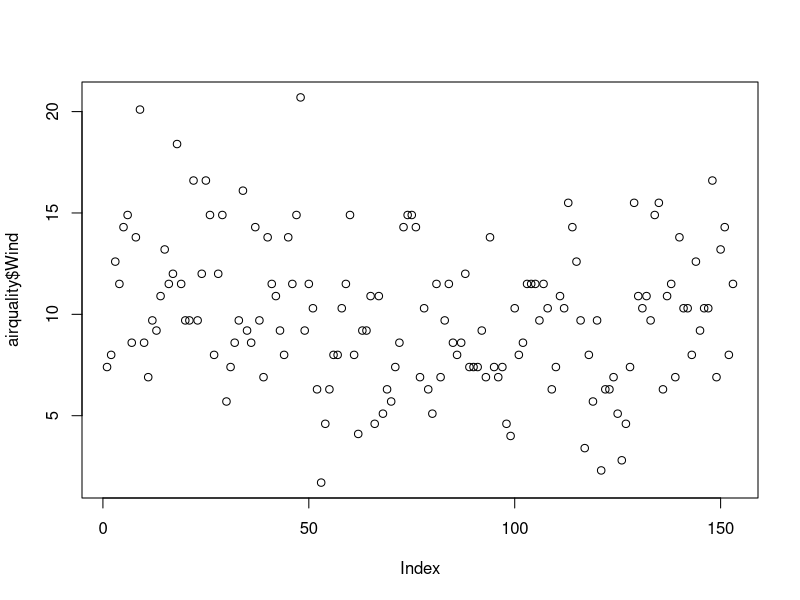
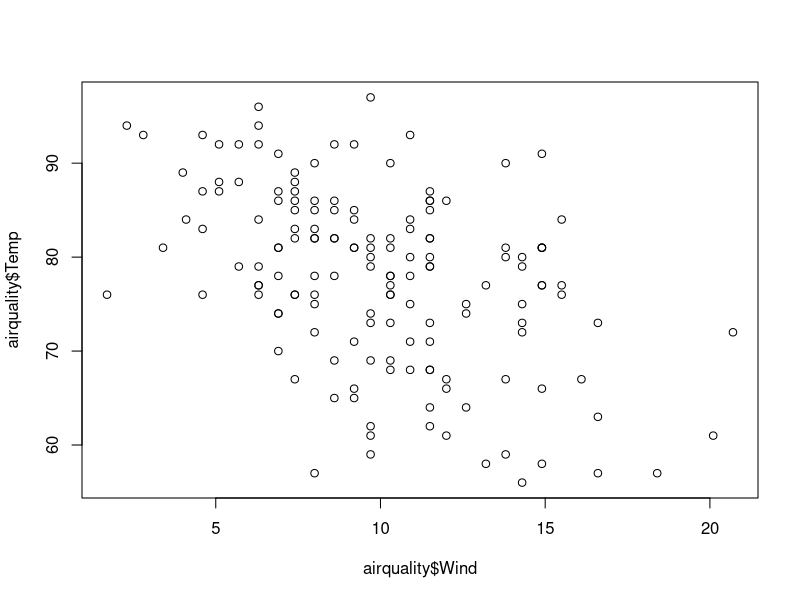
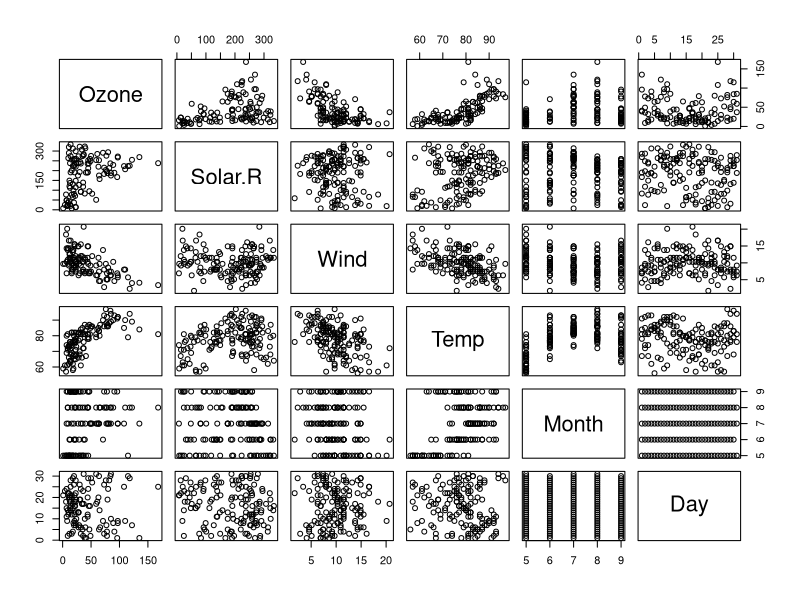
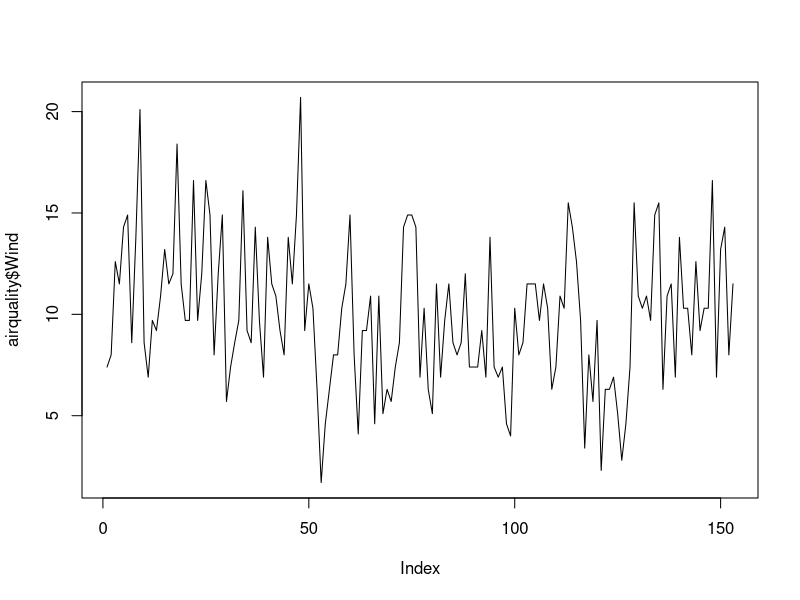
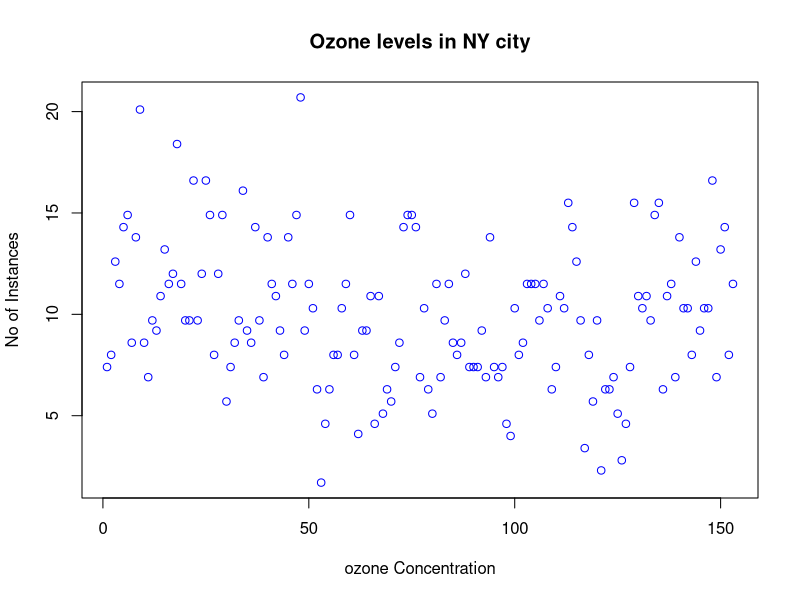
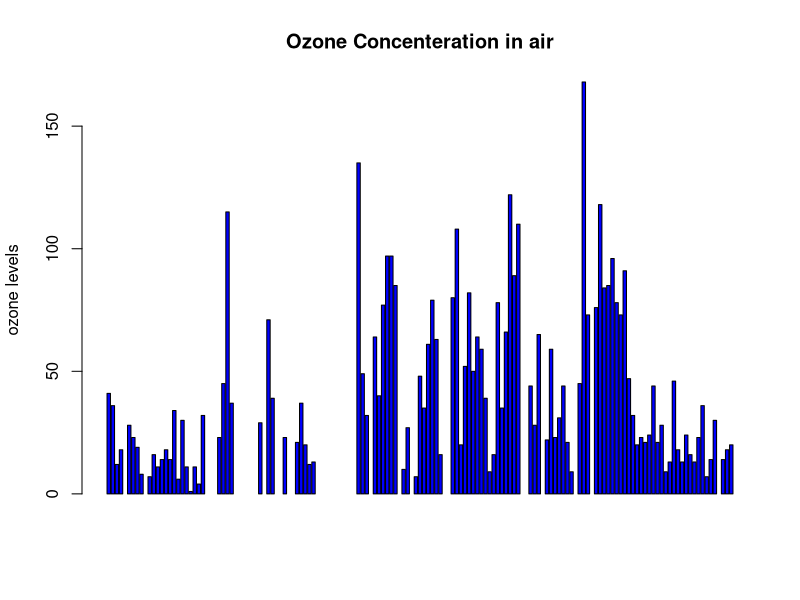
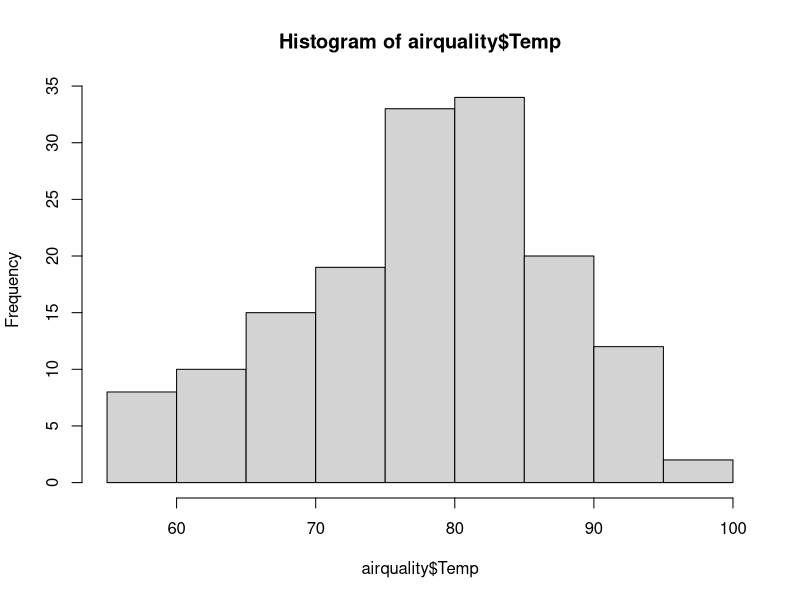
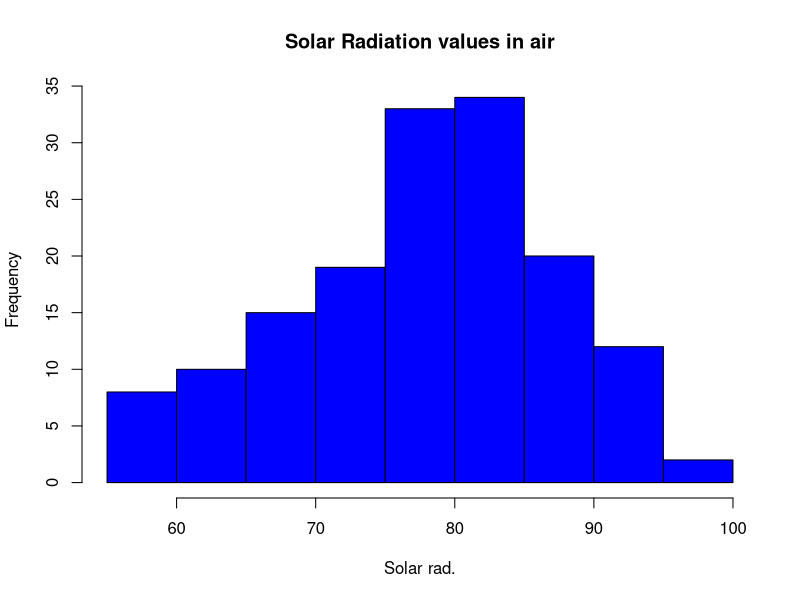

Write R code to recreate these figures, in order.
# airqualilty dataset to read
airquality<- datasets::airquality
# to read top 10 and last 10 rows
head(airquality,10)
tail(airquality,10)
#to read colums
airquality[,c(1,2)]
df<-airquality[,-6]
#to find the sumary of variables  individually
summary(airquality[,1])
summary(airquality$Wind)
summary(airquality$Ozone)
summary(airquality$Solar.R)
summary(airquality$Temp)
summary(airquality$Month)
summary(airquality$Day)
#summary of data 
summary(airquality)
#ploting of graph
#ploting graph btwn airquality and individual variables
plot(airquality$Wind)
#ploting the grapgh btwn two variables
plot(airquality$Wind,airquality$Temp,type ="p")
plot(airquality)
#  to change the ploting design points and lines
plot(airquality$Wind, type= "l")
#'p'is for points design and 'l' is for line design and 'b' is for combination of both
plot(airquality$Wind, xlab = 'ozone Concentration', 
     ylab = 'No of Instances', main = 'Ozone levels in NY city',
     col = 'blue')
#to plot the grapgh to add the xlabel ,ylabel,and graph tittle, and to add the color for plotting
#horizontal bar plot
barplot(airquality$Ozone, main = 'Ozone Concenteration in air',
        ylab = 'ozone levels', col= 'blue',horiz = F,axes=T)
#to plot histogram
hist(airquality$Temp)
hist(airquality$Temp, 
     main = 'Solar Radiation values in air',
     xlab = 'Solar rad.', col='blue')
#single box plot 
boxplot(airquality$Wind,main="Boxplot")
#multiple box plot 
boxplot(airquality[,1:4],main='Multiple')
#margin of the grid(mar), 
#no of rows and columns(mfrow), 
#whether a border is to be included(bty) 
#and position of the 
#labels(las: 1 for horizontal, las: 0 for vertical)
#bty - box around the plot
par(mfrow=c(3,3),mar=c(2,5,2,1),  las=0, bty="o")
plot(airquality$Ozone)
plot(airquality$Ozone, airquality$Wind)
plot(airquality$Solar.R, type= "l")
plot(airquality$Temp, type= "l")
plot(airquality$Month, type= "l")
barplot(airquality$Ozone, main = 'Ozone Concenteration in air',
        xlab = 'ozone levels', col='green',horiz = TRUE)
hist(airquality$Solar.R)
boxplot(airquality$Solar.R)
boxplot(airquality[,0:4], main='Multiple Box plots')
